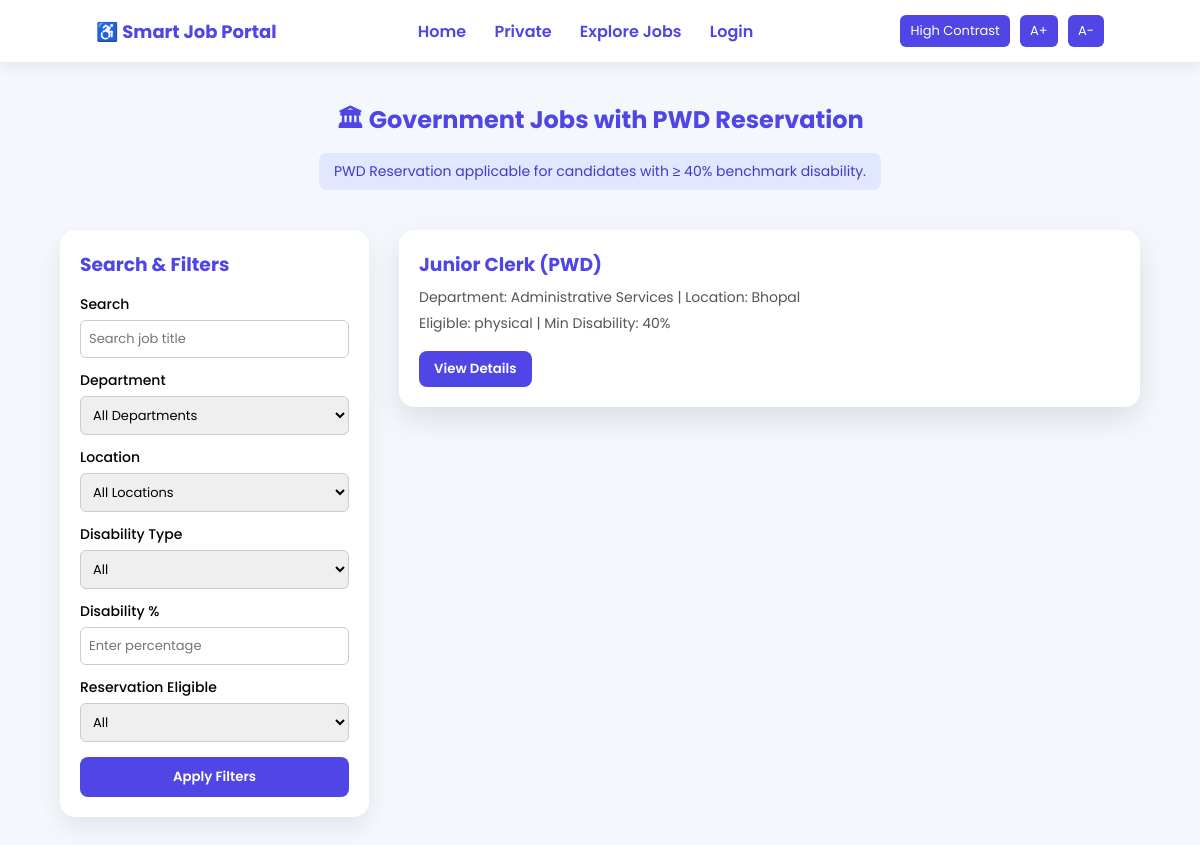
The app's page /govt_job/ with its own data.
### portal/models.py (models this page shows, shortened)
class Job(models.Model):
    JOB_TYPE = (
        ('Government', 'Government'),
        ('Private', 'Private'),
    )
    employer = models.ForeignKey(Employer, on_delete=models.CASCADE)
    title = models.CharField(max_length=200)
    job_type = models.CharField(max_length=20, choices=JOB_TYPE)
    department = models.CharField(max_length=100)
    location = models.CharField(max_length=100)
    skills = models.TextField()
    disability_type = models.CharField(max_length=100)
    disability_percent = models.IntegerField()
    benefits = models.TextField(null=True, blank=True)
    description = models.TextField()
    salary = models.CharField(max_length=50)
    last_date = models.DateField(null=True, blank=True)
    status = models.CharField(max_length=20, default='Active')

### portal/views.py (the view)
# urls.py: path('govt_job/', views.govt_job, name='govt_job'),
def govt_job(request):
    jobs = Job.objects.filter(job_type="Government")
    q = request.GET.get('q')
    location = request.GET.get('location')
    department = request.GET.get('department')
    if q:
        jobs = jobs.filter(title__icontains=q)
    if location:
        jobs = jobs.filter(location=location)
    if department:
        jobs = jobs.filter(department=department)
    return render(request, 'govt_job_page.html', {'jobs': jobs})

### templates/govt_job_page.html (shortened to what this page needs)
<!DOCTYPE html>
{% load static %}
<html lang="en">
<head>
<link rel="stylesheet" href="{% static 'css/govt_job_page.css' %}">
</head>
<body>
<header>
<div class="logo">♿ Smart Job Portal</div>
<nav>
<a href="{% url 'home' %}">Home</a>
<a href="{% url 'private_job' %}">Private</a>
<a href="{% url 'explore_job' %}">Explore Jobs</a>
<a href="{% url 'login' %}">Login</a>
</nav>
<div class="accessibility-controls">
<button onclick="toggleContrast()">High Contrast</button>
<button onclick="increaseFont()">A+</button>
<button onclick="decreaseFont()">A-</button>
</div>
</header>
<section class="page-title">
<h1>🏛 Government Jobs with PWD Reservation</h1>
<div class="info-box">
PWD Reservation applicable for candidates with ≥ 40% benchmark disability.
</div>
</section>
<div class="container">
<form method="GET">
<div class="filters">
<h3>Search & Filters</h3>
<label>Search</label>
<input type="text" name="q" placeholder="Search job title">
<label>Department</label>
<select name="department">
<option value="">All Departments</option>
</select>
<label>Location</label>
<select name="location">
<option value="">All Locations</option>
</select>
<label>Disability Type</label>
<select name="disability">
<option value="">All</option>
</select>
<label>Disability %</label>
<input type="number" name="percentage" placeholder="Enter percentage">
<label>Reservation Eligible</label>
<select name="reservation">
<option value="">All</option>
</select>
<button type="submit">Apply Filters</button>
</div>
</form>
<div class="jobs">
{% for job in jobs %}
<div class="job-card">
<h3>{{ job.title }}</h3>
<div class="job-meta">
Department: {{ job.department }} | Location: {{ job.location }}
</div>
<div class="job-meta">
Eligible: {{ job.disability_type }} | Min Disability: {{ job.disability_percent }}%
</div>
<a href="{% url 'job_detail' job.id %}">
<button class="apply-btn">View Details</button>
</a>
</div>
{% empty %}
<p>No government jobs available.</p>
{% endfor %}
</div>
</div>
</body>
</html>

### static/css/govt_job_page.css (style rules this page uses)
* { margin: 0; padding: 0; box-sizing: border-box; font-family: 'Poppins', sans-serif; }
body { background: #f4f7fc; min-height: 100vh; }
header { display: flex; justify-content: space-between; align-items: center; padding: 15px 8%; background: white; box-shadow: 0 4px 15px rgba(0,0,0,0.08); }
.logo { font-weight: 700; font-size: 18px; color: #4f46e5; }
nav a { text-decoration: none; margin: 0 12px; color: #4f46e5; font-weight: 600; transition: 0.3s; }
.accessibility-controls button { margin-left: 6px; padding: 6px 10px; border: none; border-radius: 6px; background: #4f46e5; color: white; cursor: pointer; font-size: 13px; }
.page-title { text-align: center; padding: 40px 20px; }
.page-title h1 { color: #4f46e5; margin-bottom: 10px; }
.info-box { display: inline-block; background: #e0e7ff; color: #4338ca; padding: 8px 15px; border-radius: 8px; font-size: 14px; }
.container { display: flex; gap: 30px; width: 90%; margin: auto; margin-bottom: 50px; }
.filters { flex: 1; background: white; padding: 20px; border-radius: 15px; box-shadow: 0 10px 25px rgba(0,0,0,0.08); height: fit-content; }
.filters h3 { margin-bottom: 15px; color: #4f46e5; }
.filters label { display: block; margin-top: 12px; font-weight: 500; font-size: 14px; }
.filters input, .filters select { width: 100%; padding: 8px; margin-top: 5px; border-radius: 6px; border: 1px solid #ccc; font-size: 13px; }
.filters button { width: 100%; margin-top: 15px; padding: 10px; border: none; border-radius: 8px; background: #4f46e5; color: white; font-weight: 600; cursor: pointer; }
.jobs { flex: 2; display: flex; flex-direction: column; gap: 20px; }
.job-card { background: white; padding: 20px; border-radius: 15px; box-shadow: 0 12px 30px rgba(0,0,0,0.1); position: relative; transition: 0.3s; }
.job-card h3 { color: #4f46e5; margin-bottom: 8px; }
.job-meta { font-size: 14px; margin-bottom: 5px; color: #555; }
.apply-btn { margin-top: 12px; padding: 8px 15px; border: none; border-radius: 8px; background: #4f46e5; color: white; font-weight: 600; cursor: pointer; }

### records on screen
Job: title "Junior Clerk (PWD)", department "Administrative Services", location "Bhopal", disability_type "physical", disability_percent "40"
